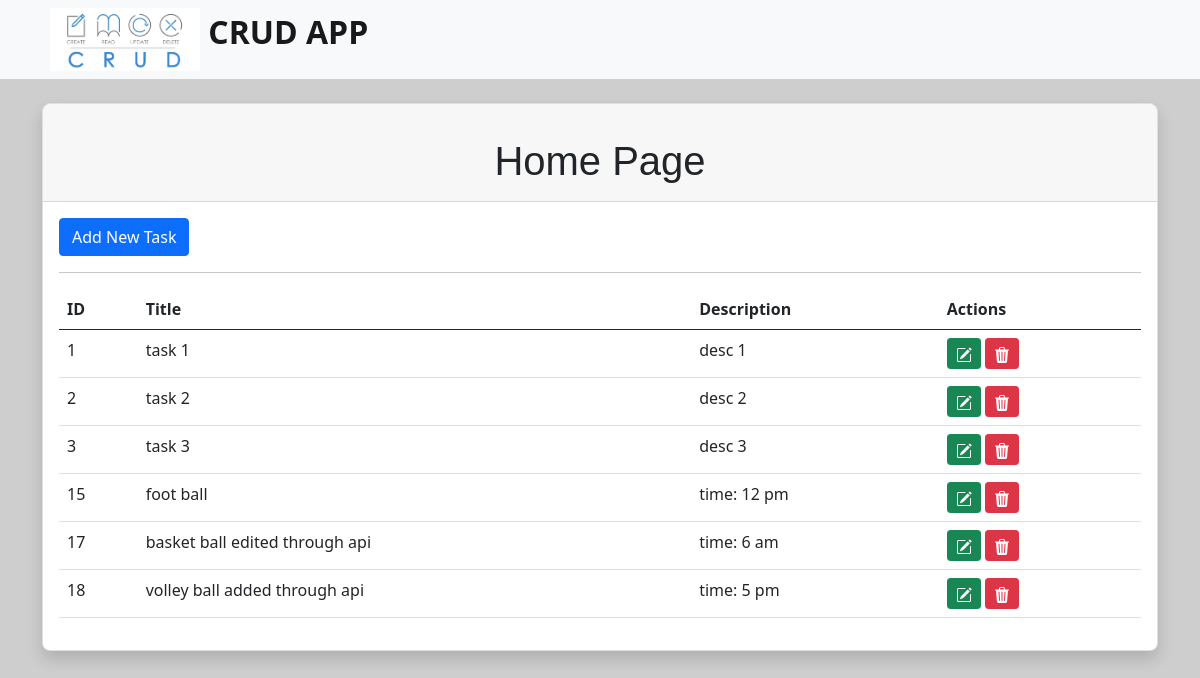
The page / on the database its author committed.
### App/models.py (models this page shows, shortened)
class TodoList(models.Model):
    title = models.CharField(max_length=200, null=False)
    description = models.TextField()
    create_date = models.DateTimeField(auto_now=True)

### App/views.py (the view)
# urls.py: path('',views.home, name='home'),
def home(request):
    tasks = TodoList.objects.all()
    return render(request, 'home.html', {'tasks':tasks})

### templates/home.html (shortened to what this page needs)
{% extends 'base.html' %}
{% block content %}
<div class="container">
    <div class="card shadow"  style="border-radius: 0.5rem">
        <div class="card-header">
            <h1 align="center" style="margin-top: 25px; font-family: Arial, Helvetica, sans-serif;">Home Page </label>
        </div>
        <div class="card-body">
            <p>
                <a href="{% url 'create' %}" class="btn btn-primary">Add New Task</a>
            </p><hr>
          <table class="table">
            <thead>
                <th>ID</th>
                <th>Title</th>
                <th>Description</th>
                <th>Actions</th>
            </thead>
            <tbody>
                {% for task in tasks %}
                <tr>
                    <td>{{task.id}}</td>
                    <td>{{task.title}}</td>
                    <td>{{task.description}}</td>
                    <td>
                        <a href="{% url 'update' task.id %}" class="btn btn-success btn-sm">
                        </a>
                        <a href="{% url 'delete' task.id %}" class="btn btn-danger btn-sm">
                        </a>
                    </td>
                </tr>
                {% endfor %}
            </tbody>
          </table>
        </div>
    </div>
</div>
{% endblock content %}

### templates/base.html (shortened to what this page needs)
<!DOCTYPE html>
<html lang="en">
<head>
    <link href="https://cdn.jsdelivr.net/npm/bootstrap@5.0.2/dist/css/bootstrap.min.css" rel="stylesheet">
</head>
<body style="background-color:rgb(206, 206, 206)">
    <nav class="navbar navbar-light bg-light">
        <div style="display: flex;">
            <img style="width: 150px; margin-left: 50px;background-color: fdfdfd;">&nbsp;&nbsp;
            <label >
                <a class="navbar-brand" href="{% url 'home' %}" style="font-size: xx-large; font-weight: bolder; font-family: 'Segoe UI', Tahoma, Geneva, Verdana, sans-serif;">
                    CRUD APP
                </a>
                </label>
        </div>
    </nav>
    <br>
    {% block content %}
    {% endblock %}
</body>
</html>

### rows shown on the page
TodoList: id "1", title "task 1", description "desc 1"
TodoList: id "2", title "task 2", description "desc 2"
TodoList: id "3", title "task 3", description "desc 3"
TodoList: id "15", title "foot ball", description "time: 12 pm"
TodoList: id "17", title "basket ball edited through api", description "time: 6 am"
TodoList: id "18", title "volley ball added through api", description "time: 5 pm"
